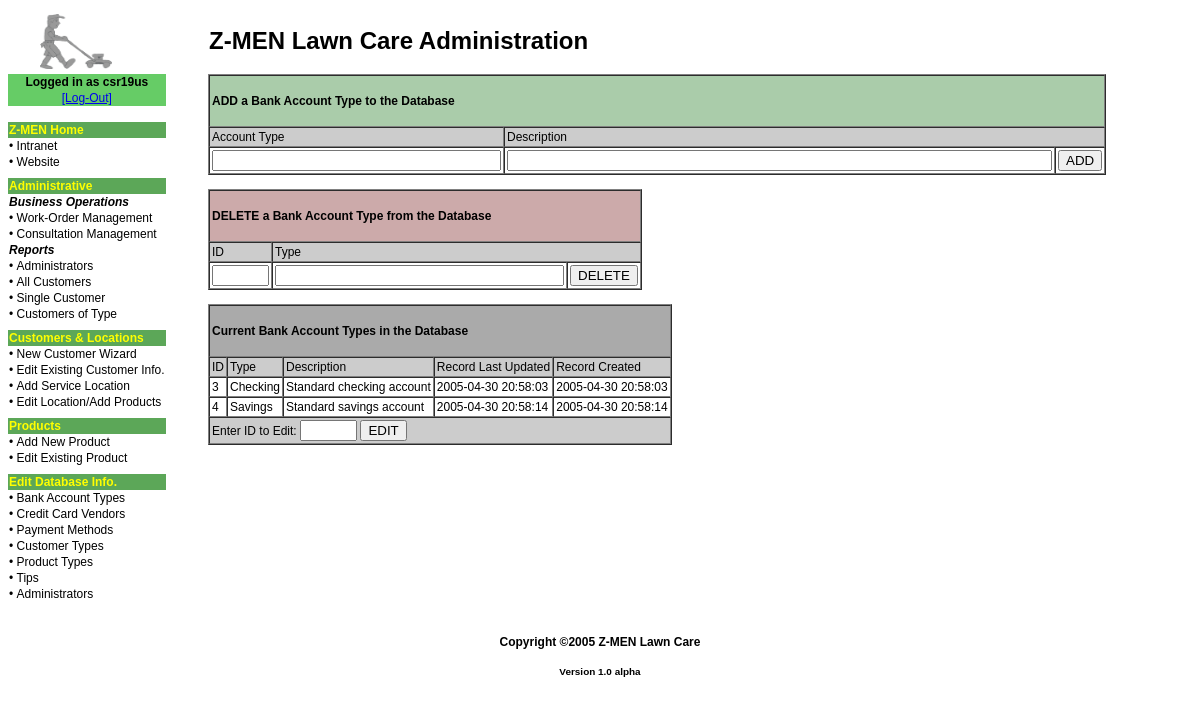
The page /site/adminroot/ba_type.php (signed in) on the database its author committed.
### tables this page shows
CREATE TABLE `bank_acct_type` (
  `bat_id` tinyint(3) UNSIGNED NOT NULL AUTO_INCREMENT,
  `bat_type` varchar(32) DEFAULT NULL,
  `bat_desc` varchar(64) DEFAULT NULL,
  `bat_lastupd` timestamp NOT NULL DEFAULT CURRENT_TIMESTAMP ON UPDATE CURRENT_TIMESTAMP,
  `bat_created` datetime DEFAULT NULL,
  PRIMARY KEY (`bat_id`)
);

### site/adminroot/php/fns_database.php (called while the page is built, shortened)
<?php
function dbconnect_newmethod() {
	$db = mysqli_connect('localhost','zmen_webuser','password','zmendev');
	return $db;
}
?>

### site/adminroot/php/bat_view.php (the view, shortened to what this page needs)
<?php
require_once 'fns_database.php';
$result = dbconnect_newmethod()->query('select * from bank_acct_type');
$num_results = $result->num_rows;
echo '
	<table border="1" cellpadding="2" cellspacing="0">
		<tr bgcolor="#aaaaaa">
			<td colspan="6"><h4>Current Bank Account Types in the Database</h4></td>
		</tr>
		<tr bgcolor="#cccccc">
			<td>ID</td>
			<td align="left">Type</td>
			<td>Description</td>
			<td>Record Last Updated</td>
			<td>Record Created</td>
		</tr>';
for ($i=0; $i<$num_results; $i++) {
	$row = $result->fetch_assoc();
	echo '<tr>';
	echo '<td>'.$row['bat_id'].'</td>';
	echo '<td align="left">'.$row['bat_type'].'</td>';
	echo '<td>'.$row['bat_desc'].'</td>';
	echo '<td>'.$row['bat_lastupd'].'</td>';
	echo '<td>'.$row['bat_created'].'</td>';
	echo '</tr>';
}
echo '
	<tr bgcolor="#cccccc">
		<form action="php/bat_edit_form.php" method="post">
		<td colspan="6" align="left">
			Enter ID to Edit:
			<input type="text" name="type_id_toedit" maxlength="3" size="4" />
			<input type="submit" value="EDIT" />
		</td>
		</form>
	</tr>';
echo '</table>';
?>

### site/adminroot/css/admin.css (style rules this page uses)
body { font-family: Arial, Helvetica, sans-serif; font-size:12px; }

### rows shown on the page
bank_acct_type: bat_id "3", bat_type "Checking", bat_desc "Standard checking account", bat_lastupd "2005-04-30 20:58:03", bat_created "2005-04-30 20:58:03"
bank_acct_type: bat_id "4", bat_type "Savings", bat_desc "Standard savings account", bat_lastupd "2005-04-30 20:58:14", bat_created "2005-04-30 20:58:14"

### other values the page prints
$_SESSION['admin_user'] "csr19us"
